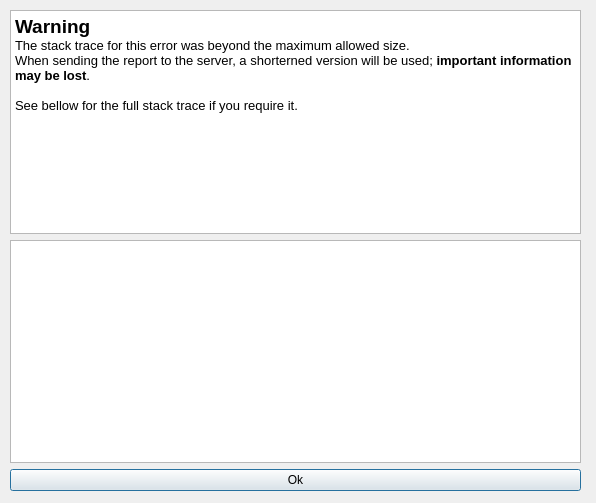
<?xml version="1.0" encoding="UTF-8"?>
<ui version="4.0">
 <class>stacktraceWarning</class>
 <widget class="QDialog" name="stacktraceWarning">
  <property name="geometry">
   <rect>
    <x>0</x>
    <y>0</y>
    <width>596</width>
    <height>503</height>
   </rect>
  </property>
  <property name="windowTitle">
   <string>Warning</string>
  </property>
  <widget class="QWidget" name="verticalLayoutWidget">
   <property name="geometry">
    <rect>
     <x>10</x>
     <y>10</y>
     <width>571</width>
     <height>481</height>
    </rect>
   </property>
   <layout class="QVBoxLayout" name="verticalLayout_2">
    <item>
     <widget class="QTextBrowser" name="warningText">
      <property name="html">
       <string>&lt;!DOCTYPE HTML PUBLIC &quot;-//W3C//DTD HTML 4.0//EN&quot; &quot;http://www.w3.org/TR/REC-html40/strict.dtd&quot;&gt;
&lt;html&gt;&lt;head&gt;&lt;meta name=&quot;qrichtext&quot; content=&quot;1&quot; /&gt;&lt;style type=&quot;text/css&quot;&gt;
p, li { white-space: pre-wrap; }
&lt;/style&gt;&lt;/head&gt;&lt;body style=&quot; font-family:'MS Shell Dlg 2'; font-size:8.25pt; font-weight:400; font-style:normal;&quot;&gt;
&lt;p style=&quot; margin-top:0px; margin-bottom:0px; margin-left:0px; margin-right:0px; -qt-block-indent:0; text-indent:0px;&quot;&gt;&lt;span style=&quot; font-size:14pt; font-weight:600;&quot;&gt;Warning&lt;/span&gt;&lt;/p&gt;
&lt;p style=&quot; margin-top:0px; margin-bottom:0px; margin-left:0px; margin-right:0px; -qt-block-indent:0; text-indent:0px;&quot;&gt;&lt;span style=&quot; font-size:10pt;&quot;&gt;The stack trace for this error was beyond the maximum allowed size.&lt;/span&gt;&lt;/p&gt;
&lt;p style=&quot; margin-top:0px; margin-bottom:0px; margin-left:0px; margin-right:0px; -qt-block-indent:0; text-indent:0px;&quot;&gt;&lt;span style=&quot; font-size:10pt;&quot;&gt;When sending the report to the server, a shorterned version will be used; &lt;/span&gt;&lt;span style=&quot; font-size:10pt; font-weight:600;&quot;&gt;important information may be lost&lt;/span&gt;&lt;span style=&quot; font-size:10pt;&quot;&gt;.&lt;/span&gt;&lt;/p&gt;
&lt;p style=&quot;-qt-paragraph-type:empty; margin-top:0px; margin-bottom:0px; margin-left:0px; margin-right:0px; -qt-block-indent:0; text-indent:0px; font-size:10pt;&quot;&gt;&lt;br /&gt;&lt;/p&gt;
&lt;p style=&quot; margin-top:0px; margin-bottom:0px; margin-left:0px; margin-right:0px; -qt-block-indent:0; text-indent:0px;&quot;&gt;&lt;span style=&quot; font-size:10pt;&quot;&gt;See bellow for the full stack trace if you require it.&lt;/span&gt;&lt;/p&gt;&lt;/body&gt;&lt;/html&gt;</string>
      </property>
     </widget>
    </item>
    <item>
     <widget class="QTextEdit" name="stacktraceText">
      <property name="readOnly">
       <bool>true</bool>
      </property>
     </widget>
    </item>
    <item>
     <widget class="QPushButton" name="pushButtonOk">
      <property name="text">
       <string>Ok</string>
      </property>
     </widget>
    </item>
   </layout>
  </widget>
 </widget>
 <resources/>
 <connections/>
</ui>
